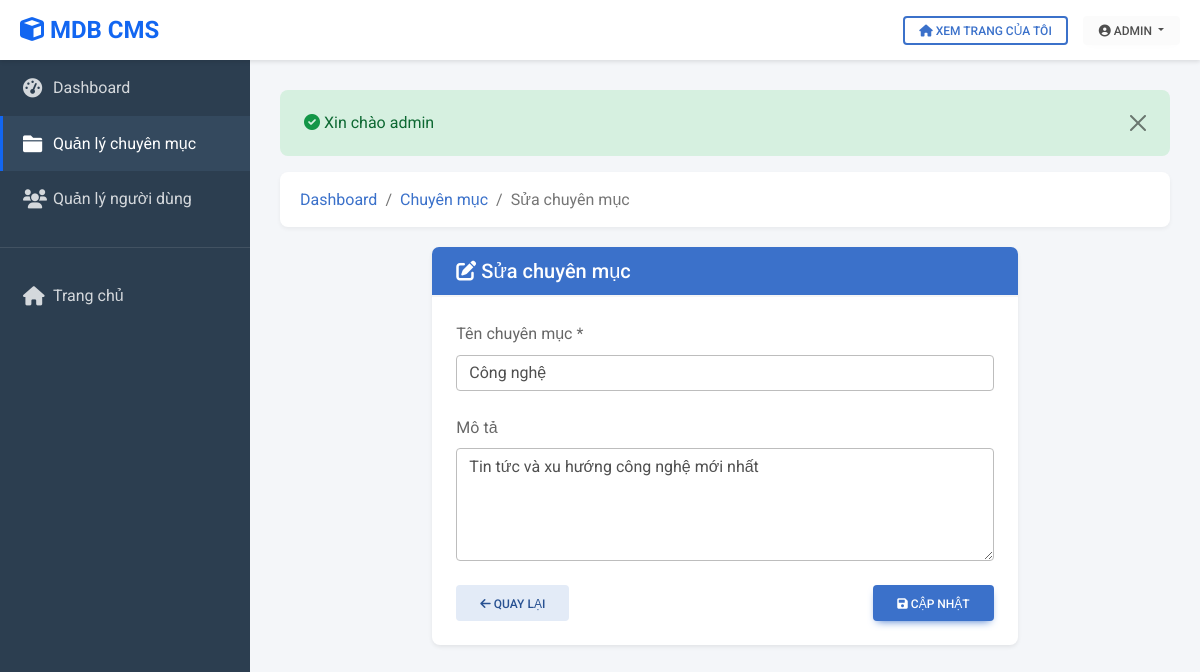
Screenshot of /categories_edit.php?id=1 (signed in) with the database file from the repository.
### tables this page shows
CREATE TABLE categories (
  id INT AUTO_INCREMENT PRIMARY KEY,
  title VARCHAR(255) NOT NULL,
  slug VARCHAR(255) NOT NULL UNIQUE,
  description TEXT,
  image VARCHAR(255) DEFAULT NULL,
  created_at DATETIME DEFAULT CURRENT_TIMESTAMP,
  
  INDEX idx_slug (slug)
);

### support/View.php (called while the page is built, shortened)
<?php
class View
{
    public static function renderAdmin($template, $data = [])
    {
        $viewPath = __DIR__ . '/../views/' . $template . '.php';
        extract($data);
        require __DIR__ . '/../views/layout/admin_header.php';
        require $viewPath;
        require __DIR__ . '/../views/layout/admin_footer.php';
    }
}

### controllers/BaseController.php (called while the page is built, shortened)
<?php
abstract class BaseController
{
    protected function renderAdmin($template, $data = [])
    {
        View::renderAdmin($template, $data);
    }
}

### controllers/CategoryController.php (called while the page is built, shortened)
<?php
class CategoryController extends BaseController
{
    private $categories;
    public function __construct($pdo)
    {
        $this->categories = new Category($pdo);
    }
    public function edit($id, $input = [], $files = [])
    {
        $category = $this->categories->find($id);
        $this->renderAdmin('categories/form', [
            'pageTitle' => 'Sửa chuyên mục',
            'category' => $category
        ]);
    }
}

### public/categories_edit.php (called while the page is built, shortened)
<?php
require __DIR__ . '/../config/app.php';
$controller = new CategoryController($pdo);
$id = $_GET['id'] ?? null;
$controller->edit($id, $_POST, $_FILES);

### models/Category.php (called while the page is built, shortened)
<?php
class Category
{
    private $pdo;
    public function __construct($pdo)
    {
        $this->pdo = $pdo;
    }
    public function find($id)
    {
        $stmt = $this->pdo->prepare("SELECT * FROM categories WHERE id = :id");
        $stmt->execute([':id' => $id]);
        return $stmt->fetch();
    }
}

### config/app.php (called while the page is built, shortened)
<?php
spl_autoload_register(function ($class) {
    $prefix = 'App\\';
    $baseDir = __DIR__ . '/../';
    $len = strlen($prefix);
    $relativeClass = substr($class, $len);
    $file = $baseDir . str_replace('\\', '/', $relativeClass) . '.php';
});

### views/categories/form.php (the view)
<?php
$isEdit = !empty($category['id']);
?>
<div class="admin-breadcrumb">
    <nav aria-label="breadcrumb">
        <ol class="breadcrumb mb-0">
            <li class="breadcrumb-item"><a href="dashboard.php">Dashboard</a></li>
            <li class="breadcrumb-item"><a href="categories.php">Chuyên mục</a></li>
            <li class="breadcrumb-item active"><?php echo $isEdit ? 'Sửa chuyên mục' : 'Thêm chuyên mục'; ?></li>
        </ol>
    </nav>
</div>
<div class="row justify-content-center">
    <div class="col-lg-8">
        <div class="card shadow-sm">
            <div class="card-header bg-primary text-white">
                <h5 class="mb-0">
                    <i class="fas fa-<?php echo $isEdit ? 'edit' : 'plus'; ?>"></i>
                    <?php echo $isEdit ? 'Sửa chuyên mục' : 'Thêm chuyên mục mới'; ?>
                </h5>
            </div>
            <div class="card-body">
                <form method="post" action="">
                    <div class="mb-4">
                        <label for="title" class="form-label">Tên chuyên mục *</label>
                        <input type="text" class="form-control" id="title" name="title"
                            value="<?php echo htmlspecialchars($category['title'] ?? ''); ?>" required>
                    </div>
                    <div class="mb-4">
                        <label for="description" class="form-label">Mô tả</label>
                        <textarea class="form-control" id="description" name="description"
                            rows="4"><?php echo htmlspecialchars($category['description'] ?? ''); ?></textarea>
                    </div>
                    <div class="d-flex justify-content-between">
                        <a href="categories.php" class="btn btn-secondary">
                            <i class="fas fa-arrow-left"></i> Quay lại
                        </a>
                        <button type="submit" class="btn btn-primary">
                            <i class="fas fa-save"></i> <?php echo $isEdit ? 'Cập nhật' : 'Tạo mới'; ?>
                        </button>
                    </div>
                </form>
            </div>
        </div>
    </div>
</div>

### views/layout/admin_header.php (style rules this page uses)
:root { --sidebar-width: 250px; --header-height: 60px; --primary-color: #1266f1; --sidebar-bg: #2c3e50; --sidebar-hover: #34495e; }
body { background: #f4f6f9; }
.admin-breadcrumb { background: white; padding: 15px 20px; border-radius: 8px; margin-bottom: 20px; box-shadow: 0 2px 4px rgba(0, 0, 0, 0.05); }

### rows the page displays
categories: title "Công nghệ", description "Tin tức và xu hướng công nghệ mới nhất"

### other values shown
$currentUser['username'] "ADMIN"
$flash['message'] "Xin chào admin"
